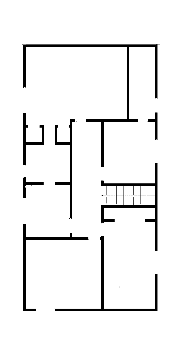
#> input picture data/states/new_map.pgm, 192 x 339 px, found by its file name
$ python stategen.py
#> lines starting #> are read from the running program, lines starting #| are printed output that depends on the picture; after the words box and inside, x2 and y2 are one past the last pixel; in counts of white or black regions, pixels touching at a corner belong together
### scripts/datamanagement.py
import pickle
def save_object(obj,file_name):
    try:
        with open(file_name+".pickle", "wb") as f:
            pickle.dump(obj, f, protocol=pickle.HIGHEST_PROTOCOL)
    except Exception as ex:
        print("Error during unpickling object (Possibly unsupported):", ex)

# [8 lines left out: function load_object, not called in this run]

### data/states/stategen.py
from tokenize import String
import cv2
import numpy as np
import math
import datamanagement
def find_first_last_nonzero_indices(matrix):
    # Convert the matrix to a NumPy array
    matrix = np.array(matrix)

    # Find the indices of non-zero elements
    non_zero_indices = np.nonzero(matrix)

    if len(non_zero_indices[0]) == 0:
        # If there are no non-zero elements, return None
        return None
    else:
        # Find the first and last non-zero indices
        first_nonzero = (non_zero_indices[0][0], non_zero_indices[1][0])
        last_nonzero = (non_zero_indices[0][-1], non_zero_indices[1][-1])

        return first_nonzero, last_nonzero
def trim_whitespace(image_path):
    # Read the image in grayscale
    img = cv2.imread(image_path, cv2.IMREAD_GRAYSCALE)
#> img is the input picture: shape (339, 192); min 0, max 255, mean 241.2
    cv2.imshow("Original Image", cv2.imread(image_path, cv2.IMREAD_GRAYSCALE))
    img_matrix = np.array(img)
    img_matrix = img_matrix<=0
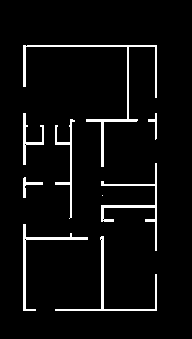
#> img_matrix: shape (339, 192) bool; 4.9% white; 9 white regions (1 under 20 px), largest, box (x1, y1, x2, y2) and area: (23, 45, 157, 167) 923, (101, 163, 157, 251) 555, (55, 236, 157, 311) 495

    bin_image = img_matrix.astype(int)
    #print(bin_image)
    non_zero_bounding = find_first_last_nonzero_indices(bin_image)
#> in find_first_last_nonzero_indices, `non_zero_indices = np.nonzero(matrix)`: non_zero_indices = 3218 positions, rows 45 to 310, columns 23 to 156
#> in find_first_last_nonzero_indices, `first_nonzero = (non_zero_indices[0][0], non_zero_indices[1][0])`: first_nonzero = (45, 23)
#> in find_first_last_nonzero_indices, `last_nonzero = (non_zero_indices[0][-1], non_zero_indices[1][-1])`: last_nonzero = (310, 156)
#> non_zero_bounding = ((45, 23), (310, 156))
    top_left = non_zero_bounding[0] #type:ignore
#> top_left = (45, 23)
    bottom_right=non_zero_bounding[1] #type:ignore
#> bottom_right = (310, 156)
    x=top_left[0]
#> x = 45
    y=top_left[1]
#> y = 23
    x2 = bottom_right[0]
#> x2 = 310
    y2 = bottom_right[1]
#> y2 = 156

    #print(bin_image)
    return img[x:x2,y:y2]
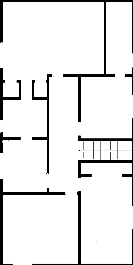
#> returned value: shape (265, 133); min 0, max 255, mean 233.1
# Example usage
def calculate_grid_size(img_map):
    i=0
    while img_map[i,i]==0:
        i = i+1
#> this loop made 3 passes
#> after the loop, i = 3

    return i

def state_matrix_generator(map_img):
    grid= calculate_grid_size(map_img)
#> grid = 3
    map_dim = map_img.shape
#> map_dim = (265, 133)
    x_dim =map_dim[1]
#> x_dim = 133
    y_dim =map_dim[0]
#> y_dim = 265
    n_cells_x = math.ceil(x_dim/grid)
#> n_cells_x = 45
    n_cells_y = math.ceil(y_dim/grid)
#> n_cells_y = 89
    print(n_cells_x)
#| 45
    print(n_cells_y)
#| 89
    state_matrix =np.zeros((n_cells_x,n_cells_y))
    #create a matrix that is the multiple of grid
    pixels_x = n_cells_x*grid
#> pixels_x = 135
    pixels_y = n_cells_y*grid
#> pixels_y = 267
    padded_map = np.ones((pixels_y,pixels_x), dtype=np.uint8) * 255 # type: ignore
    padded_map[:y_dim,:x_dim] = map_img
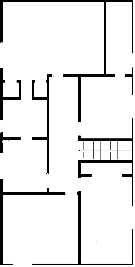
#> padded_map: shape (267, 135); min 0, max 255, mean 233.6
    image_bgr = cv2.cvtColor(padded_map, cv2.COLOR_GRAY2BGR)
    for cell_y in range(n_cells_y):
        for cell_x in range(n_cells_x):
            start_x =cell_x*grid
            start_y =cell_y*grid
            end_x =(cell_x+1)*grid
            end_y =(cell_y+1)*grid
            if np.sum(padded_map[start_y:end_y,start_x:end_x]) >(255*grid**2 -1):
                #allowed cells
                cv2.rectangle(image_bgr,(start_x,start_y),(end_x,end_y),(0,100,0),1)
                state_matrix[cell_x,cell_y]=1
            else:
                #cv2.rectangle(image_bgr,(start_x,start_y),(end_x,end_y),(0,0,100),-1)
                #no need to do anything unless plotting rectangles since initialized with 0s.
                pass
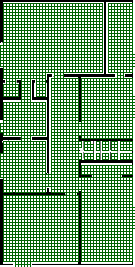
#> image_bgr: shape (267, 135, 3); mean B, G, R 110.6, 160.1, 110.6
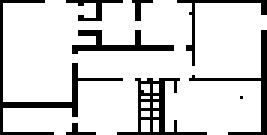
#> state_matrix: shape (45, 89) float64 (shown 3 times larger); values 0 (black) and 1 (white), 83.4% white; black in thin lines or dots

    # cv2.imshow("grid",image_bgr)

    #cv2.imwrite("/home/saleeq/catkin_ws/src/roboconvoy/data/states/grid_map.bmp",image_bgr)
    return state_matrix

image_path = "/home/saleeq/catkin_ws/src/roboconvoy/data/states/new_map.pgm"
result = trim_whitespace(image_path)
state_matrix =state_matrix_generator(result)
datamanagement.save_object(state_matrix,"/home/saleeq/catkin_ws/src/roboconvoy/data/states/state_matrix_induvidual_agents")

if result is not None:
    # Display the original and modified images
    cv2.imshow("Original Image", cv2.imread(image_path, cv2.IMREAD_GRAYSCALE))
    cv2.imshow("Modified Image", result)
    #print(result)
    cv2.waitKey(0)
    cv2.destroyAllWindows()
def get_states(map_image_path: String): # type: ignore
    trimmed_image = trim_whitespace(map_image_path)
    state_matrix =state_matrix_generator(trimmed_image)
    return state_matrix

$ run again, with data/states/map_3d_stagegenerated_base.pgm copied over data/states/new_map.pgm
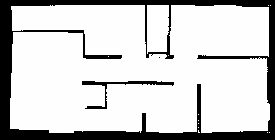
#> input picture data/states/map_3d_stagegenerated_base.pgm, 275 x 140 px, found by its file name
#> in trim_whitespace, img is the input picture: shape (140, 275); min 0, max 255, mean 204.2
#> in trim_whitespace, `img_matrix = img_matrix<=0`:
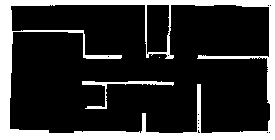
#> img_matrix: shape (140, 275) bool; 19.6% white; 3 white regions (1 under 20 px), largest, box (x1, y1, x2, y2) and area: (0, 0, 275, 140) 7174, (82, 81, 174, 109) 375
#> non_zero_indices = 7550 positions, rows 0 to 139, columns 0 to 274
#> first_nonzero = (0, 0)
#> last_nonzero = (139, 274)
#> non_zero_bounding = ((0, 0), (139, 274))
#> top_left = (0, 0)
#> bottom_right = (139, 274)
#> x = 0
#> x2 = 139
#> y2 = 274
#> the loop in calculate_grid_size, `while img_map[i,i]==0:` made 12 passes
#> after the loop in calculate_grid_size, `while img_map[i,i]==0:`: i = 12
#> n_cells_x = 23
#> n_cells_y = 12
#| 23
#| 12
#> pixels_x = 276
#> pixels_y = 144
#> in state_matrix_generator, `padded_map[:y_dim,:x_dim] = map_img`:
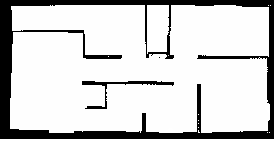
#> padded_map: shape (144, 276); min 0, max 255, mean 208.5

$ run again, with data/states/grid_mapbit.bmp saved as data/states/new_map.pgm
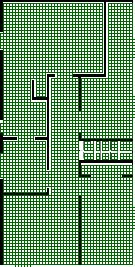
#> input picture data/states/grid_mapbit.bmp, 135 x 267 px, found by its file name
#> in trim_whitespace, `img_matrix = img_matrix<=0`:
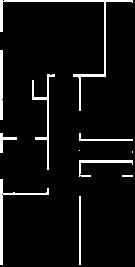
#> img_matrix: shape (267, 135) bool; 6% white; 11 white regions (2 under 20 px), largest, box (x1, y1, x2, y2) and area: (0, 0, 133, 111) 668, (0, 179, 49, 265) 362, (32, 74, 55, 170) 323
#> non_zero_indices = 2157 positions, rows 0 to 264, columns 0 to 132
#> first_nonzero = (0, 0)
#> last_nonzero = (264, 80)
#> non_zero_bounding = ((0, 0), (264, 80))
#> top_left = (0, 0)
#> bottom_right = (264, 80)
#> x = 0
#> x2 = 264
#> y2 = 80
#> the loop in calculate_grid_size, `while img_map[i,i]==0:` made 3 passes
#> after the loop in calculate_grid_size, `while img_map[i,i]==0:`: i = 3
#> n_cells_x = 27
#> n_cells_y = 88
#| 27
#| 88
#> pixels_x = 81
#> pixels_y = 264
#> in state_matrix_generator, `padded_map[:y_dim,:x_dim] = map_img`:
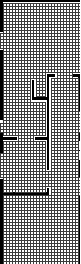
#> padded_map: shape (264, 81); min 0, max 255, mean 139.1
